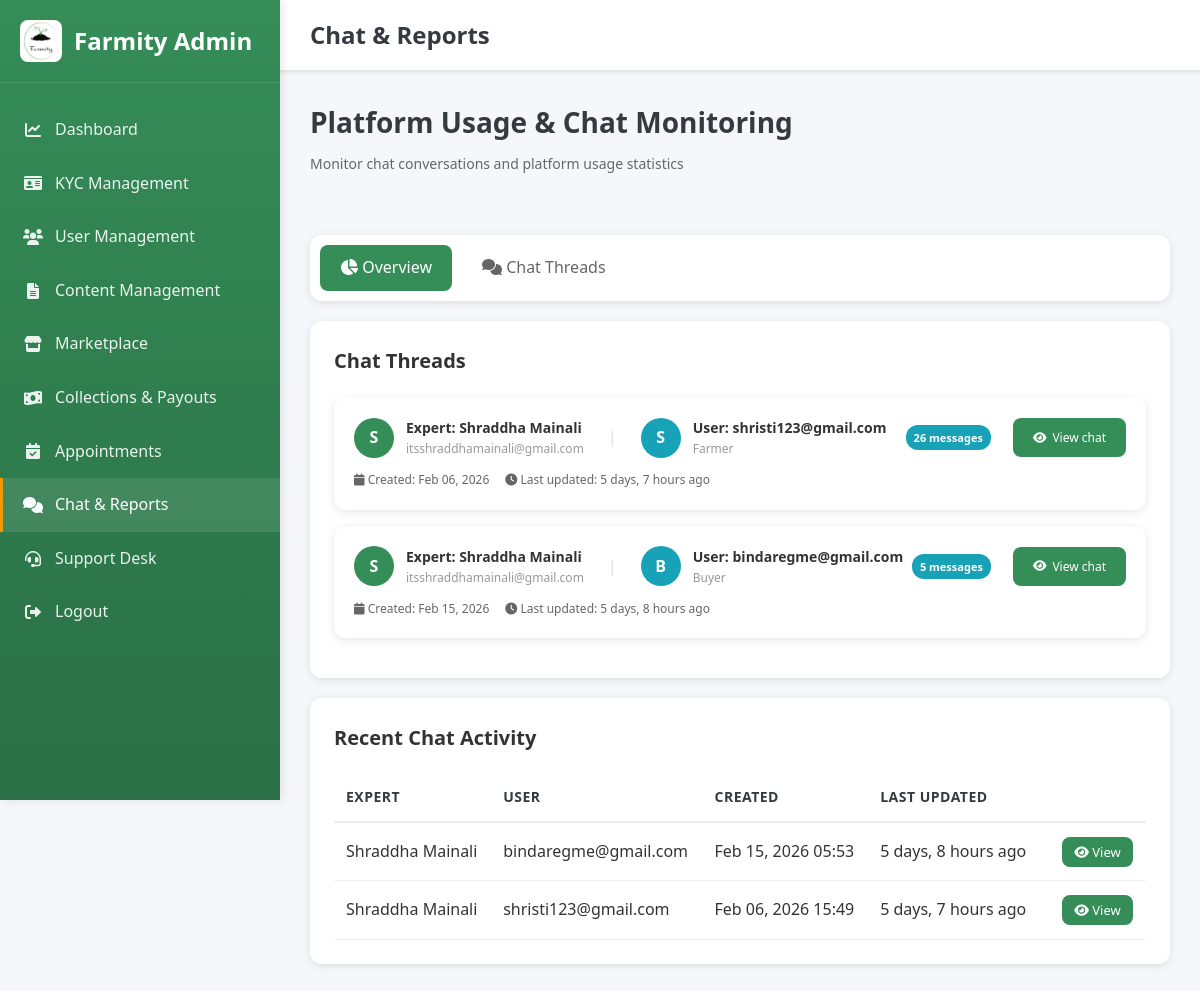
/admin-dashboard/chats-reports/ (signed in), run on an earlier commit of the app's database.
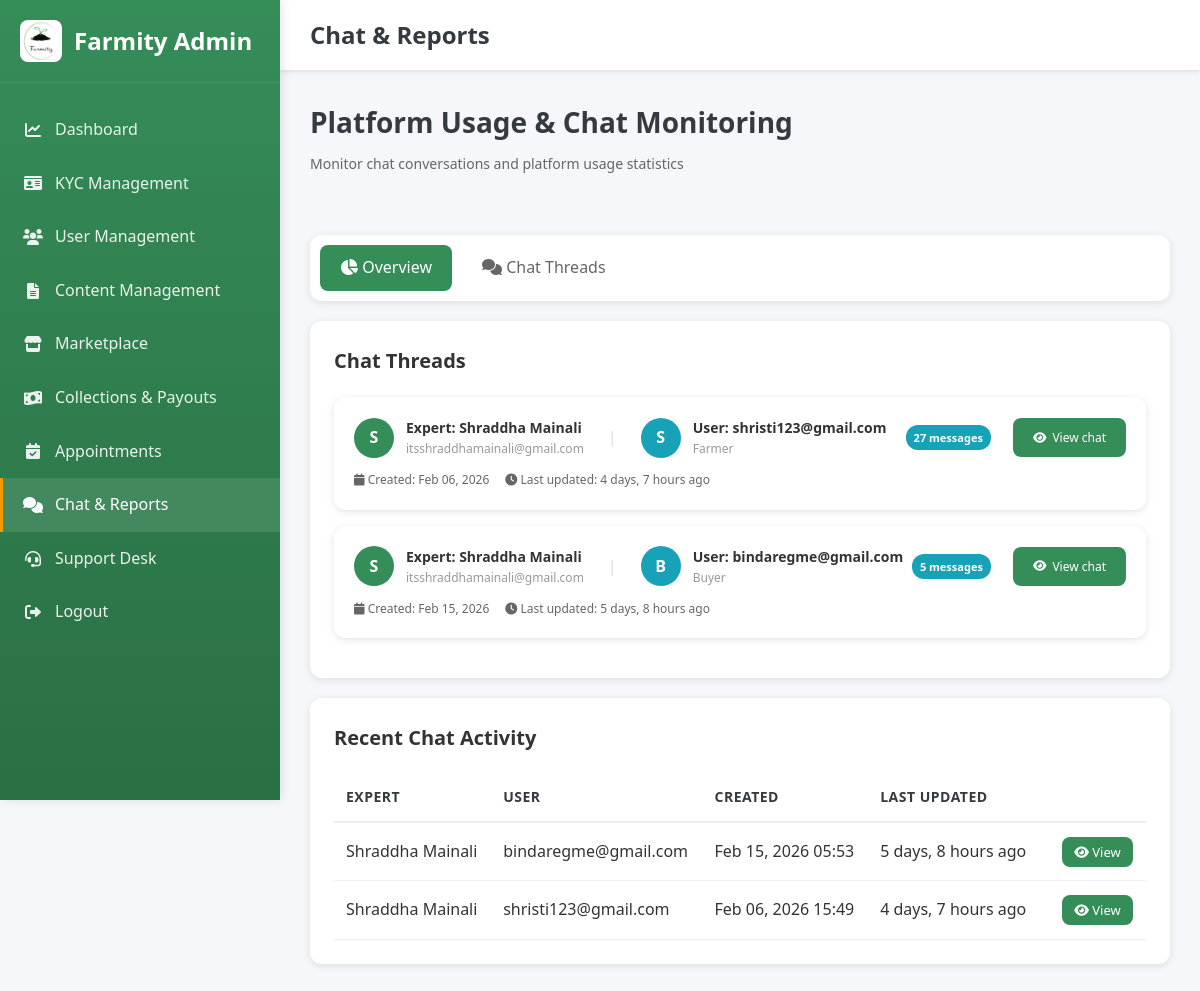
And on a later commit of the database.
### accounts/models.py (models this page shows, shortened)
class ExpertChatThread(models.Model):
    expert = models.ForeignKey(ExpertProfile, on_delete=models.CASCADE, related_name='chat_threads')
    created_by = models.ForeignKey(User, on_delete=models.CASCADE, related_name='chat_threads')
    created_at = models.DateTimeField(auto_now_add=True)
    updated_at = models.DateTimeField(auto_now=True)
    class Meta:
        ordering = ('-updated_at',)

class ExpertProfile(models.Model):
    user = models.OneToOneField(User, on_delete=models.CASCADE, related_name='expert_profile')
    name = models.CharField(max_length=255, blank=True, null=True)
    photo = models.ImageField(upload_to='expert_photos/', blank=True, null=True)
    qualification = models.CharField(max_length=255, blank=True, null=True)
    specialization = models.CharField(max_length=255, blank=True, null=True)
    experience = models.CharField(max_length=50, blank=True, null=True)
    consultation_fee = models.DecimalField(
        max_digits=10, decimal_places=2, default=0, blank=True, null=True,
        help_text='Fee per appointment (Rs.). 0 = free. Can be set for future paid appointments.'
    )

class User(AbstractBaseUser, PermissionsMixin):
    ROLE_CHOICES = (
        ('admin', 'Admin'),
        ('buyer', 'Buyer'),
        ('farmer', 'Farmer'),
        ('agricultural_expert', 'Agricultural Expert'),
        ('vendor', 'Vendor'),
    )
    GENDER_CHOICES = (
        ('male', 'Male'),
        ('female', 'Female'),
        ('other', 'Other'),
    )
    email = models.EmailField(unique=True)
    phone = models.CharField(max_length=10, unique=True, blank=True, null=True)
    gender = models.CharField(max_length=10, choices=GENDER_CHOICES, blank=True, null=True)
    role = models.CharField(max_length=20, choices=ROLE_CHOICES, default='buyer')
    is_active = models.BooleanField(default=True)
    email_verified = models.BooleanField(default=False)
    is_verified = models.BooleanField(default=False)
    is_staff = models.BooleanField(default=False)
    date_joined = models.DateTimeField(auto_now_add=True)
    objects = UserManager()
    USERNAME_FIELD = 'email'
    REQUIRED_FIELDS = []

### accounts/views.py (the view)
# urls.py: path('admin-dashboard/chats-reports/', admin_chat_reports, name='admin_chat_reports'),
@login_required
def admin_chat_reports(request):
    if request.user.role != 'admin':
        return _redirect_to_role_home_response(request.user)
    section = request.GET.get('section', 'overview')  # 'overview', 'chats', 'reports'
    search_query = request.GET.get('search', '').strip()
    context = {}
    total_threads = ExpertChatThread.objects.count()
    total_messages = ExpertChatMessage.objects.count()
    total_experts = ExpertProfile.objects.count()
    total_chat_users = ExpertChatThread.objects.values('created_by').distinct().count()
    chat_threads = ExpertChatThread.objects.select_related(
        'expert', 'expert__user', 'created_by'
    ).order_by('-updated_at')
    if search_query:
        chat_threads = chat_threads.filter(
            Q(expert__name__icontains=search_query) |
            Q(expert__user__email__icontains=search_query) |
            Q(created_by__email__icontains=search_query)
        )
    threads_with_counts = []
    for thread in chat_threads[:50]:  # Limit to 50 most recent
        message_count = ExpertChatMessage.objects.filter(thread=thread).count()
        threads_with_counts.append({
            'thread': thread,
            'message_count': message_count,
        })
    User = get_user_model()
    total_users = User.objects.count()
    active_users_30d = User.objects.filter(
        date_joined__gte=timezone.now() - timedelta(days=30)
    ).count()
    recent_threads = ExpertChatThread.objects.select_related(
        'expert', 'expert__user', 'created_by'
    ).order_by('-created_at')[:10]
    context.update({
        'section': section,
        'search_query': search_query,
        'total_threads': total_threads,
        'total_messages': total_messages,
        'total_experts': total_experts,
        'total_chat_users': total_chat_users,
        'threads_with_counts': threads_with_counts,
        'total_users': total_users,
        'active_users_30d': active_users_30d,
        'recent_threads': recent_threads,
    })
    return render(request, 'admin_chat_reports.html', context)

### templates/admin_chat_reports.html (shortened to what the changed rows need)
<!DOCTYPE html>
<html lang="en">
<head>
    <link rel="stylesheet" href="/static/css/style.css">
    <link href="https://cdnjs.cloudflare.com/ajax/libs/font-awesome/6.0.0/css/all.min.css" rel="stylesheet">
</head>
<body>
    <aside class="sidebar">
        <div class="sidebar-header">
            <h2>Farmity Admin</h2>
        </div>
    </aside>
    <div class="main-content">
        <header class="top-header">
            <h1 class="header-title">Chat & Reports</h1>
        </header>
        <div class="dashboard-content">
            <div class="page-header">
                <h2 class="page-title">Platform Usage & Chat Monitoring</h2>
            </div>
            {% if section == 'overview' or section == 'chats' %}
            <div class="table-container">
                {% if threads_with_counts %}
                {% for item in threads_with_counts %}
                <div class="chat-thread-card">
                    <div class="thread-header">
                        <div class="thread-participants">
                            <div class="participant-avatar">
                                {{ item.thread.expert.name|first|upper|default:"E" }}
                            </div>
                            <div class="participant-info">
                                <div class="participant-name">Expert: {{ item.thread.expert.name|default:item.thread.expert.user.email }}</div>
                                <div class="participant-email">{{ item.thread.expert.user.email }}</div>
                            </div>
                            <div style="margin: 0 12px; color: #ddd;">|</div>
                            <div class="participant-avatar" style="background: var(--info);">
                                {{ item.thread.created_by.email|first|upper }}
                            </div>
                            <div class="participant-info">
                                <div class="participant-name">User: {{ item.thread.created_by.email }}</div>
                                <div class="participant-email">{{ item.thread.created_by.get_role_display }}</div>
                            </div>
                        </div>
                        <div class="thread-meta" style="align-items: center; gap: 12px;">
                            <span class="message-count">{{ item.message_count }} messages</span>
                            <a href="{% url 'admin_chat_thread_view' item.thread.id %}" class="filter-btn" style="text-decoration: none; display: inline-flex; align-items: center; gap: 6px;">
                                <i class="fas fa-eye"></i> View chat
                            </a>
                        </div>
                    </div>
                    <div class="thread-meta">
                        <span><i class="fas fa-calendar"></i> Created: {{ item.thread.created_at|date:"M d, Y" }}</span>
                        <span><i class="fas fa-clock"></i> Last updated: {{ item.thread.updated_at|timesince }} ago</span>
                    </div>
                </div>
                {% endfor %}
                {% else %}
                <div style="text-align: center; padding: 40px; color: #999;">
                    No chat threads found
                </div>
                {% endif %}
            </div>
            {% endif %}
            {% if section == 'overview' %}
            <div class="table-container" style="margin-top: 20px;">
                {% if recent_threads %}
                <table class="data-table">
                    <thead>
                        <tr>
                            <th>Expert</th>
                            <th>User</th>
                            <th>Created</th>
                            <th>Last Updated</th>
                            <th></th>
                        </tr>
                    </thead>
                    <tbody>
                        {% for thread in recent_threads %}
                        <tr>
                            <td>{{ thread.expert.name|default:thread.expert.user.email }}</td>
                            <td>{{ thread.created_by.email }}</td>
                            <td>{{ thread.created_at|date:"M d, Y H:i" }}</td>
                            <td>{{ thread.updated_at|timesince }} ago</td>
                            <td><a href="{% url 'admin_chat_thread_view' thread.id %}" class="filter-btn" style="text-decoration: none; font-size: 13px; padding: 6px 12px;"><i class="fas fa-eye"></i> View</a></td>
                        </tr>
                        {% endfor %}
                    </tbody>
                </table>
                {% else %}
                <div style="text-align: center; padding: 40px; color: #999;">
                    No recent chat activity
                </div>
                {% endif %}
            </div>
            {% endif %}
        </div>
    </div>
</body>
</html>

What changed in the data, as far as the page shows it:
changed ExpertChatThread "shristi123@gmail.com": message_count "26" → "27"; thread.updated_at "5 days, 7 hours" → "4 days, 7 hours"; updated_at "5 days, 7 hours" → "4 days, 7 hours"
